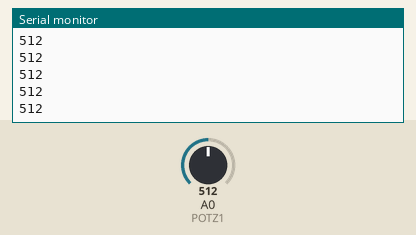
This sketch was run on a simulated Arduino Uno, built with avr-gcc and run on an emulated ATmega328P. Parts: the last lines printed to the serial monitor. Inputs (shaded band) come from the test bench; at power-on: A0 (POTZ1) = 512.

Above: at 1.2 s.
1.3 s: A0 (POTZ1) set to 716
At 2.4 s:
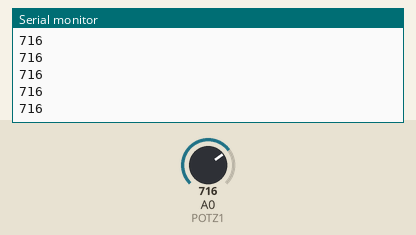
2.8 s: A0 (POTZ1) set to 900
At 3.9 s:
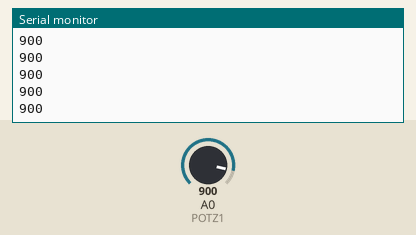
Timing chart, 0 to 5.8 s (numbered marks = the images above; inputs shaded):
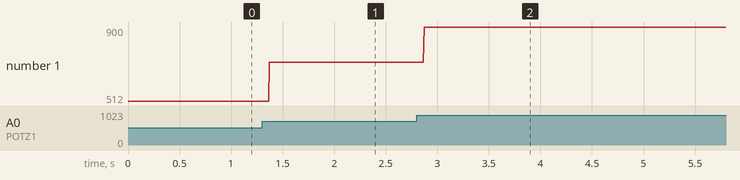

The sketch:

TESTSCRIPT.ino
```cpp
uint8_t POTZ1 = A0;
int POTZ2 = A1;

void setup() {
  pinMode(POTZ1, INPUT);
  pinMode(POTZ2, INPUT);
  Serial.begin(9600);
}

void loop() {
  Serial.println(analogRead(POTZ1));
}
```

Measured:
- after the input at 1.3 s, the serial monitor: prints a new line after 0.07 s (image 1)
- after the input at 2.8 s, the serial monitor: prints a new line after 0.07 s (image 2)
- plotted number 1: 512 → 716 after the input at 1.3 s, 716 → 900 after the input at 2.8 s
